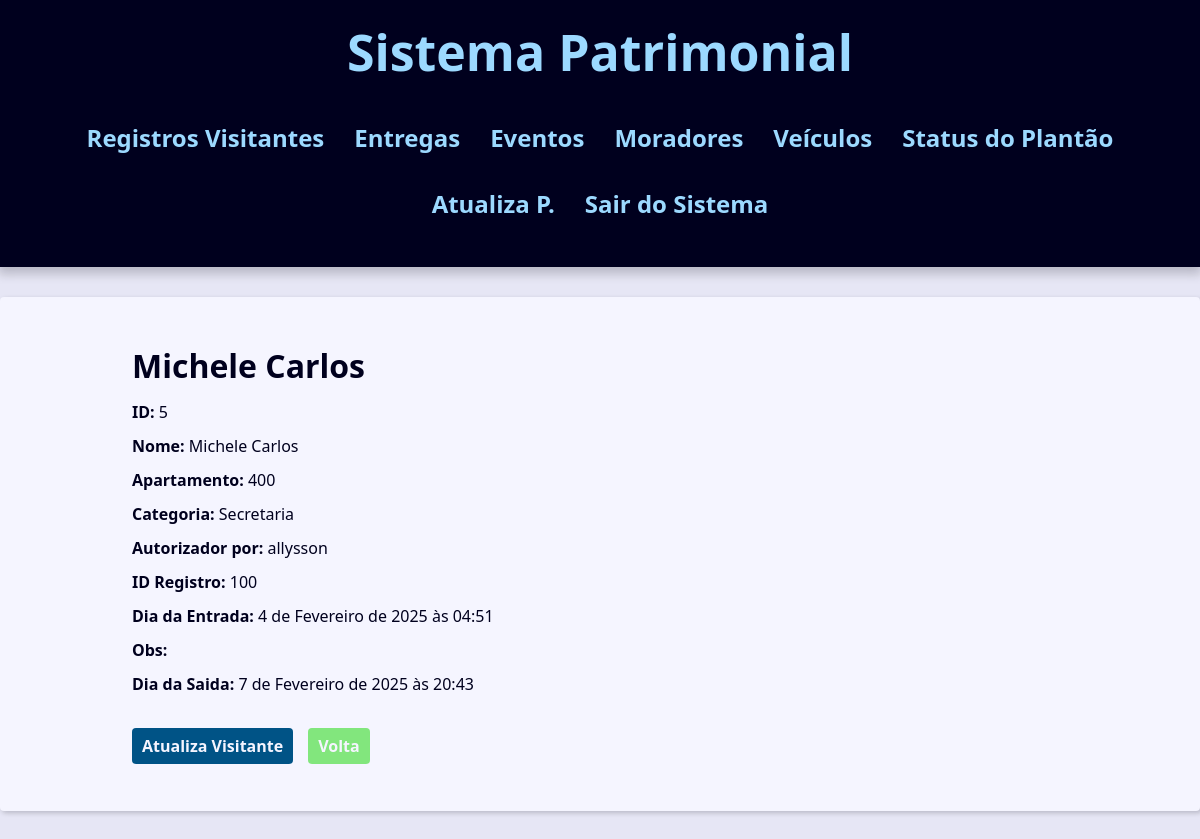
The app's page /porteiros/visitantes/5/detail/ (signed in) with its own data.
### contact/models.py (models this page shows, shortened)
class Visitante(models.Model):
    nome = models.CharField(max_length=254)
    apartamento = models.ForeignKey(Apartamento,
                                    on_delete=models.SET_NULL,
                                    blank=True, null=True
                                     )
    categoria = models.ForeignKey(Categoria,
                                    on_delete=models.SET_NULL,
                                    blank=True, null=True
                                     )
    autorizador = models.ForeignKey(User, on_delete=models.SET_NULL,
                                    blank=True, null=True
                                     )
    data_entrada = models.DateTimeField(default=timezone.now)
    id_registro = models.CharField(max_length=50)
    obs = models.TextField(blank=True)
    saida = models.DateTimeField(null=True, blank=True)

class Apartamento(models.Model):
    numero_apartamento = models.CharField(max_length=50)
    anda = models.CharField(max_length=50)
    def __str__(self) -> str:
        return self.numero_apartamento

class Categoria(models.Model):
    nome = models.CharField(max_length=50)
    def __str__(self) -> str:
        return self.nome

### contact/views/contact_views.py (the view)
@porteiro_required
def visitanteIndex(request, visitante_id):
    visitanteIndex = get_object_or_404(Visitante, pk=visitante_id)
    site_title = f'  { visitanteIndex.nome } - '
    context = {
        'visitantes': visitanteIndex,
        'site_title': site_title,
    }
    return render(
        request,
        'contact/visitantes/index_visitante.html',
        context,
    )

### contact/views/user_forms.py (called while the page is built)
def porteiro_required(view_func):
    @wraps(view_func)
    @login_required
    def _wrapped_view(request, *args, **kwargs):
        if not request.user.groups.filter(name="porteiro").exists():  # Verifica se o usuário está no grupo 'porteiro'
            messages.error(request, 'Acesso negado! Apenas porteiros podem acessar esta área.')
            return redirect('contact:login_views')  # Redireciona para login se não for porteiro
        return view_func(request, *args, **kwargs)
    return _wrapped_view

### contact/templates/contact/visitantes/index_visitante.html
{% extends "global/base.html" %}
{% block content %}
    <div class="single-contact">
        <h1 class="single-contact-name">
            {{ visitantes.nome }}
        </h1>
        <p><b>ID:</b> {{ visitantes.id }}</p>
        <p><b>Nome:</b> {{ visitantes.nome }}</p>
        <p><b>Apartamento:</b> {{ visitantes.apartamento }}</p>
        <p><b>Categoria:</b> {{ visitantes.categoria }}</p>
        <p><b>Autorizador por:</b> {{ visitantes.autorizador }}</p>
        <p><b>ID Registro:</b> {{ visitantes.id_registro }}</p>
        <p><b>Dia da Entrada:</b> {{ visitantes.data_entrada }}</p>
        <p><b>Obs:</b> {{ visitantes.obs }}</p>
        <p><b>Dia da Saida:</b> {{ visitantes.saida }}</p>
        <div class="contact-links">
            <a class="btn btn-link"
            href="{% url 'contact:visitanteIndexUpdate' visitantes.id %}">
             Atualiza Visitante
             </a>
             <a class="btn btn-link btn-volta"
            href="{% url 'contact:index' %}">
             Volta
             </a>
        </div>
    </div>
{% endblock content %}

### base_static/global/css/style.css (style rules this page uses)
:root { --spacing: 1.5rem; --link-dark-color: rgb(0, 83, 134); --link-light-color: rgb(156, 217, 255); --clr-white: rgb(245, 245, 255); --clr-black: rgb(0, 0, 30); --clr-light-gray: rgb(230, 230, 245); --clr-dark-shadow-5: rgba(0, 0, 10, 5%); --clr-dark-shadow-10: rgba(0, 0, 10, 10%); --clr-dark-shadow-20: rgba(0, 0, 10, 20%); --clr-light-shadow-5: rgba(200, 200, 255, 5%); --clr-light-shadow-10: rgba(200, 200, 255, 10%); --clr-light-shadow-20: rgba(200, 200, 255, 20%); --main-page-width: 120rem; --table-min-width: 60rem; --biggest-font-size: 5rem; --bigger-font-size: 4rem; --big-font-size: 3.2rem; --medium-font-size: 2.4rem; --small-font-size: 1.6rem; --smaller-font-size: 1.4rem; --smallest-font-size: 1.2rem; --transition-fast: 300ms; --transition-medium: 600ms; --transition-slow: 1s; --default-border-radius: 4px; }
*, *::before, *::after { margin: 0; padding: 0; box-sizing: border-box; }
html { font-size: 62.5%; }
body { font-family: system-ui, -apple-system, BlinkMacSystemFont, 'Segoe UI', Roboto, Oxygen, Ubuntu, Cantarell, 'Open Sans', 'Helvetica Neue', sans-serif; line-height: 1.5; font-size: var(--small-font-size); color: var(--clr-black); -webkit-font-smoothing: antialiased; background: var(--clr-light-gray); }
@media (min-width: 600px) { .single-contact { max-width: 80%; margin: calc(var(--spacing) * 2) auto; } }
.single-contact h1 { margin: 1rem 0; }
.single-contact p { margin: 1rem 0; }
.btn { background-color: var(--link-dark-color); color: var(--clr-white); font-weight: bold; border: none; padding: 1rem 2rem; border-radius: var(--default-border-radius); cursor: pointer; transition: filter var(--transition-fast) ease-in-out; }
.contact-links { margin-block: calc(var(--small-font-size) * 2); display: flex; align-items: center; gap: 0 var(--spacing); }
.btn-link { font-size: var(--small-font-size); text-decoration: none; font-weight: bold; padding: 1rem; display: block; line-height: var(--small-font-size); }
.btn-volta { background: rgb(130, 230, 125); }

### records on screen
Visitante: nome "Michele Carlos", id "5", apartamento "400", categoria "Secretaria", autorizador "allysson", id_registro "100", data_entrada "4 de Fevereiro de 2025 às 04:51", saida "7 de Fevereiro de 2025 às 20:43"
